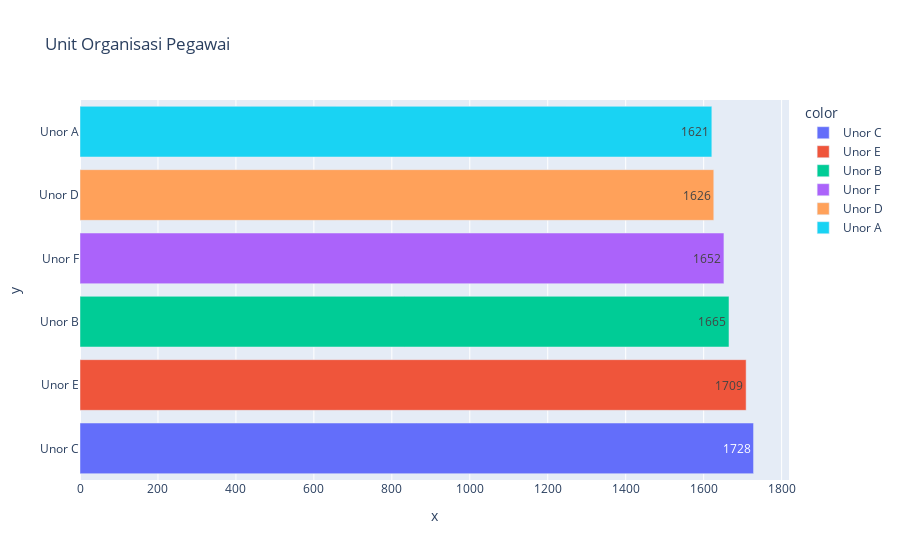

Notebook source saved alongside this figure:
### Code cell
x_unor = df["Unit_Organisasi"].unique()
y_unor = df["Unit_Organisasi"].value_counts()


fig = px.bar(df, x=y_unor, y=x_unor, color=x_unor, text_auto=True, orientation='h', title="Unit Organisasi Pegawai")
fig.show()

### Figure 1 — Plotly figure (JSON) as saved in the notebook; plotly's stock layout.template omitted (floating-point values rounded to 4 significant figures)
{"data": [{"alignmentgroup": "True", "hovertemplate": "color=Unor C<br>x=%{x}<br>y=%{y}<extra></extra>", "legendgroup": "Unor C", "marker": {"color": "#636efa", "pattern": {"shape": ""}}, "name": "Unor C", "offsetgroup": "Unor C", "orientation": "h", "showlegend": true, "textposition": "auto", "texttemplate": "%{x}", "type": "bar", "x": [1728], "xaxis": "x", "y": ["Unor C"], "yaxis": "y"}, {"alignmentgroup": "True", "hovertemplate": "color=Unor E<br>x=%{x}<br>y=%{y}<extra></extra>", "legendgroup": "Unor E", "marker": {"color": "#EF553B", "pattern": {"shape": ""}}, "name": "Unor E", "offsetgroup": "Unor E", "orientation": "h", "showlegend": true, "textposition": "auto", "texttemplate": "%{x}", "type": "bar", "x": [1709], "xaxis": "x", "y": ["Unor E"], "yaxis": "y"}, {"alignmentgroup": "True", "hovertemplate": "color=Unor B<br>x=%{x}<br>y=%{y}<extra></extra>", "legendgroup": "Unor B", "marker": {"color": "#00cc96", "pattern": {"shape": ""}}, "name": "Unor B", "offsetgroup": "Unor B", "orientation": "h", "showlegend": true, "textposition": "auto", "texttemplate": "%{x}", "type": "bar", "x": [1665], "xaxis": "x", "y": ["Unor B"], "yaxis": "y"}, {"alignmentgroup": "True", "hovertemplate": "color=Unor F<br>x=%{x}<br>y=%{y}<extra></extra>", "legendgroup": "Unor F", "marker": {"color": "#ab63fa", "pattern": {"shape": ""}}, "name": "Unor F", "offsetgroup": "Unor F", "orientation": "h", "showlegend": true, "textposition": "auto", "texttemplate": "%{x}", "type": "bar", "x": [1652], "xaxis": "x", "y": ["Unor F"], "yaxis": "y"}, {"alignmentgroup": "True", "hovertemplate": "color=Unor D<br>x=%{x}<br>y=%{y}<extra></extra>", "legendgroup": "Unor D", "marker": {"color": "#FFA15A", "pattern": {"shape": ""}}, "name": "Unor D", "offsetgroup": "Unor D", "orientation": "h", "showlegend": true, "textposition": "auto", "texttemplate": "%{x}", "type": "bar", "x": [1626], "xaxis": "x", "y": ["Unor D"], "yaxis": "y"}, {"alignmentgroup": "True", "hovertemplate": "color=Unor A<br>x=%{x}<br>y=%{y}<extra></extra>", "legendgroup": "Unor A", "marker": {"color": "#19d3f3", "pattern": {"shape": ""}}, "name": "Unor A", "offsetgroup": "Unor A", "orientation": "h", "showlegend": true, "textposition": "auto", "texttemplate": "%{x}", "type": "bar", "x": [1621], "xaxis": "x", "y": ["Unor A"], "yaxis": "y"}], "layout": {"barmode": "relative", "legend": {"title": {"text": "color"}, "tracegroupgap": 0}, "title": {"text": "Unit Organisasi Pegawai"}, "xaxis": {"anchor": "y", "domain": [0, 1], "title": {"text": "x"}}, "yaxis": {"anchor": "x", "domain": [0, 1], "title": {"text": "y"}}}}
